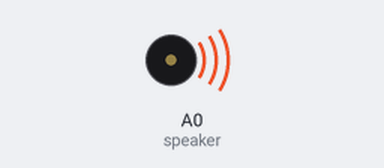
Bench run of a sketch on a simulated Arduino Uno, built with avr-gcc and run on an emulated ATmega328P. Shown: buzzer (waves = sounding).

Above: at 0.1 s.
Timing chart, 0 to 1.6 s (numbered marks = the images above):
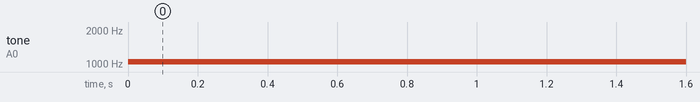

The sketch:

note.ino
```cpp
/*
 * Some note values: C = 1047, D = 1175, E = 1319
 */

int speaker = A0;
int note = 1047;   //Set as C

void setup() {
  pinMode(speaker, OUTPUT);  //Setup speaker
}

void loop() {
  tone(speaker, note, 20);  //On the "speaker" pin, play the "note", for a duration of "20" milliseconds
}
```

Measured:
- by itself, tone on A0 (speaker): silent → 1047 Hz at 0.00 s
